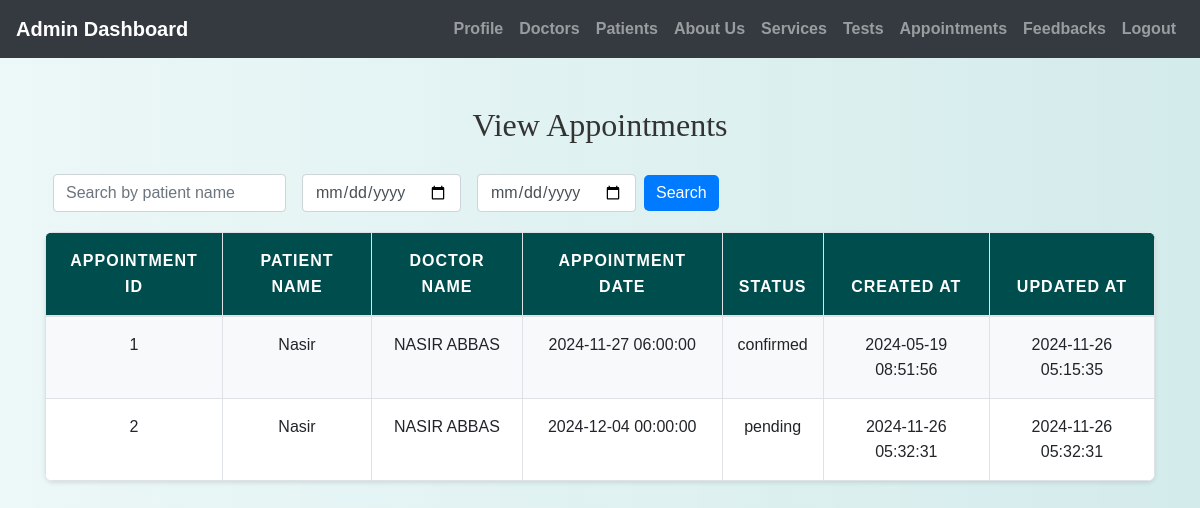
The page /admin/view_appointments.php (signed in) on the database as committed earlier.
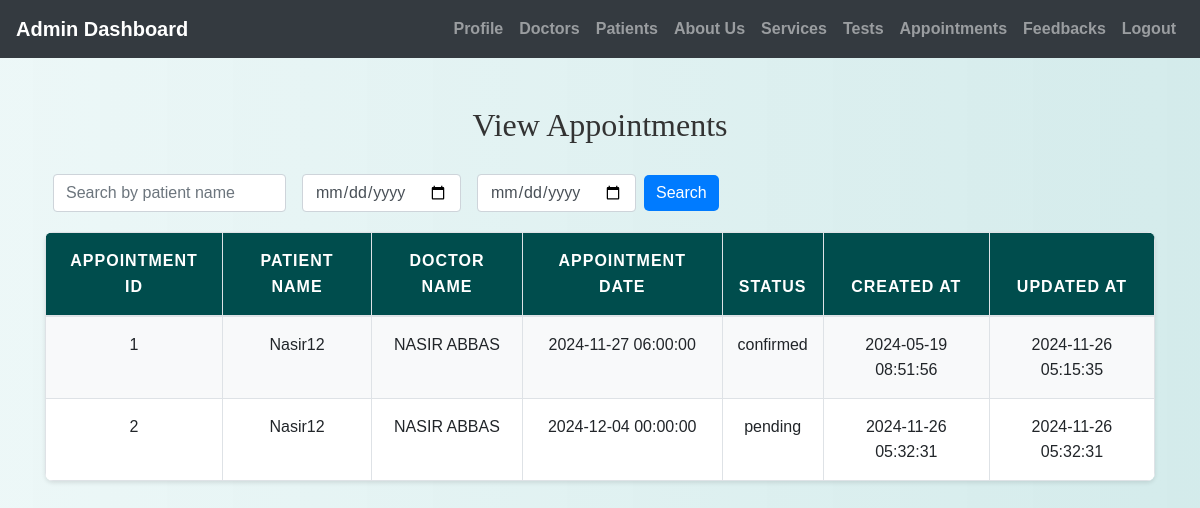
The same page on the database as committed later.
### tables this page shows
CREATE TABLE `appointments` (
  `appointment_id` int(11) NOT NULL,
  `patient_id` int(11) DEFAULT NULL,
  `doctor_id` int(11) DEFAULT NULL,
  `appointment_date` datetime DEFAULT NULL,
  `status` enum('pending','confirmed','completed','cancelled') DEFAULT 'pending',
  `created_at` timestamp NOT NULL DEFAULT current_timestamp(),
  `updated_at` timestamp NOT NULL DEFAULT current_timestamp() ON UPDATE current_timestamp()
);

CREATE TABLE `users` (
  `id` int(11) NOT NULL,
  `username` varchar(50) NOT NULL,
  `first_name` varchar(100) NOT NULL,
  `last_name` varchar(100) NOT NULL,
  `password` varchar(255) NOT NULL,
  `email` varchar(100) NOT NULL,
  `phone` varchar(20) NOT NULL,
  `mobile` varchar(15) NOT NULL,
  `cnic` varchar(20) NOT NULL,
  `state` varchar(100) NOT NULL,
  `city` varchar(100) NOT NULL,
  `age` int(11) DEFAULT NULL
);

CREATE TABLE `doctors` (
  `doctor_id` int(11) NOT NULL,
  `username` varchar(255) NOT NULL,
  `password` varchar(255) NOT NULL,
  `email` varchar(255) NOT NULL,
  `profile_pic` varchar(255) DEFAULT NULL,
  `full_name` varchar(255) NOT NULL,
  `clearance_certificate` varchar(255) NOT NULL,
  `certificate_number` varchar(255) NOT NULL,
  `status` enum('pending','approved','rejected') DEFAULT 'pending',
  `created_at` timestamp NOT NULL DEFAULT current_timestamp(),
  `updated_at` timestamp NOT NULL DEFAULT current_timestamp() ON UPDATE current_timestamp(),
  `specialization` varchar(255) DEFAULT NULL,
  `experience` int(11) DEFAULT NULL
);

### admin/view_appointments.php (the view, shortened to what this page needs)
<?php
include('config.php');
$search_patient_name = $from_date = $to_date = "";
$sql = "SELECT appointments.appointment_id, appointments.appointment_date, appointments.status,
                appointments.created_at, appointments.updated_at,
                doctors.full_name AS doctor_name, users.username AS patient_name
        FROM appointments
        INNER JOIN doctors ON appointments.doctor_id = doctors.doctor_id
        INNER JOIN users ON appointments.patient_id = users.id
        WHERE 1=1";
$stmt = mysqli_prepare($conn, $sql);
mysqli_stmt_execute($stmt);
$result = mysqli_stmt_get_result($stmt);
?>
<!DOCTYPE html>
<html lang="en">
<head>
    <link rel="stylesheet" href="https://maxcdn.bootstrapcdn.com/bootstrap/4.5.2/css/bootstrap.min.css">
    <link rel="stylesheet" href="../css/style.css">
</head>
<body>
<?php include('admin_navbar.php'); ?>
<div class="container mt-5">
    <h2>View Appointments</h2>
    <form method="get" action="<?php echo htmlspecialchars($_SERVER["PHP_SELF"]); ?>" class="form-inline mb-3">
        <div class="form-group mx-sm-2">
            <input type="text" name="search_patient_name" class="form-control" placeholder="Search by patient name" value="<?php echo htmlspecialchars($search_patient_name); ?>">
        </div>
        <div class="form-group mx-sm-2">
            <input type="date" name="from_date" class="form-control" value="<?php echo htmlspecialchars($from_date); ?>">
        </div>
        <div class="form-group mx-sm-2">
            <input type="date" name="to_date" class="form-control" value="<?php echo htmlspecialchars($to_date); ?>">
        </div>
        <button type="submit" class="btn btn-primary">Search</button>
    </form>
    <table class="table">
        <thead>
            <tr>
                <th>Appointment ID</th>
                <th>Patient Name</th>
                <th>Doctor Name</th>
                <th>Appointment Date</th>
                <th>Status</th>
                <th>Created At</th>
                <th>Updated At</th>
            </tr>
        </thead>
        <tbody>
            <?php while ($row = mysqli_fetch_assoc($result)): ?>
                <tr>
                    <td><?php echo htmlspecialchars($row['appointment_id']); ?></td>
                    <td><?php echo htmlspecialchars($row['patient_name']); ?></td>
                    <td><?php echo htmlspecialchars($row['doctor_name']); ?></td>
                    <td><?php echo htmlspecialchars($row['appointment_date']); ?></td>
                    <td><?php echo htmlspecialchars($row['status']); ?></td>
                    <td><?php echo htmlspecialchars($row['created_at']); ?></td>
                    <td><?php echo htmlspecialchars($row['updated_at']); ?></td>
                </tr>
            <?php endwhile; ?>
        </tbody>
    </table>
</div>
</body>
</html>

Rows that differ between the two databases and show on the page:
changed through a linked row, appointments "confirmed": patient.username "Nasir" → "Nasir12"
changed through a linked row, appointments "pending": patient.username "Nasir" → "Nasir12"
